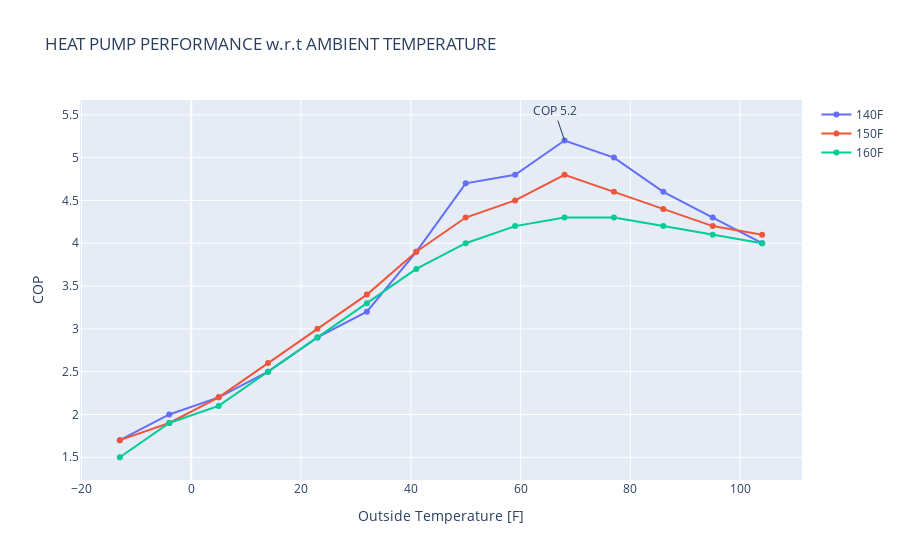

The notebook cell saved with this chart:
### Markdown cell above
### COP (Coefficient of Performance) ARBITRAGE

Heat Pumps struggle with efficiency when ambient air temperatures are low. Colder climate zones experience temperature fluctuations between daytime and nightime of 30 degrees Farenheight or more. By selectively running heat pumps when ambient temperature is high, electricity and cost savings quickly offset the cost of installing storage. 

Figure below shows the mean daily temperature range during the month of March. 
![](./media/MarchRanges.jpg)

### Code cell
# Data taken from SANDEN tests run on their SANCO2 highly efficient heat pumps
T = [-13, -4, 5, 14, 23, 32, 41, 50, 59, 68, 77, 86, 95, 104]
cop_140F = [1.7, 2.0, 2.2, 2.5, 2.9, 3.2, 3.9, 4.7, 4.8, 5.2, 5.0, 4.6, 4.3, 4.0]
cop_150F = [1.7, 1.9, 2.2, 2.6, 3.0, 3.4, 3.9, 4.3, 4.5, 4.8, 4.6, 4.4, 4.2, 4.1]
cop_160F = [1.5, 1.9, 2.1, 2.5, 2.9, 3.3, 3.7, 4.0, 4.2, 4.3, 4.3, 4.2, 4.1, 4.0]

df = pd.DataFrame(list(zip(T, cop_140F, cop_150F, cop_160F)), 
                  columns = ['ambient_F', '140F', '150F', '160F'])

df['ambient_C'] = to_C(df['ambient_F'])

fig = go.Figure()

fig.add_trace(go.Scatter(x = T, y = cop_140F, name = '140F'))
fig.add_trace(go.Scatter(x = T, y = cop_150F, name = '150F'))
fig.add_trace(go.Scatter(x = T, y = cop_160F, name = '160F'))

fig.layout.xaxis.title = 'Outside Temperature [F]'
fig.layout.yaxis.title = 'COP'

fig.add_annotation(y=max(cop_140F), x = 68, text = 'COP 5.2')

fig.update_layout(title='HEAT PUMP PERFORMANCE w.r.t AMBIENT TEMPERATURE')

fig.show()

### Figure 1 — Plotly figure (JSON) as saved in the notebook; plotly's stock layout.template omitted (floating-point values rounded to 4 significant figures)
{"data": [{"name": "140F", "type": "scatter", "x": [-13, -4, 5, 14, 23, 32, 41, 50, 59, 68, 77, 86, 95, 104], "y": [1.7, 2, 2.2, 2.5, 2.9, 3.2, 3.9, 4.7, 4.8, 5.2, 5, 4.6, 4.3, 4]}, {"name": "150F", "type": "scatter", "x": [-13, -4, 5, 14, 23, 32, 41, 50, 59, 68, 77, 86, 95, 104], "y": [1.7, 1.9, 2.2, 2.6, 3, 3.4, 3.9, 4.3, 4.5, 4.8, 4.6, 4.4, 4.2, 4.1]}, {"name": "160F", "type": "scatter", "x": [-13, -4, 5, 14, 23, 32, 41, 50, 59, 68, 77, 86, 95, 104], "y": [1.5, 1.9, 2.1, 2.5, 2.9, 3.3, 3.7, 4, 4.2, 4.3, 4.3, 4.2, 4.1, 4]}], "layout": {"annotations": [{"text": "COP 5.2", "x": 68, "y": 5.2}], "title": {"text": "HEAT PUMP PERFORMANCE w.r.t AMBIENT TEMPERATURE"}, "xaxis": {"title": {"text": "Outside Temperature [F]"}}, "yaxis": {"title": {"text": "COP"}}}}
